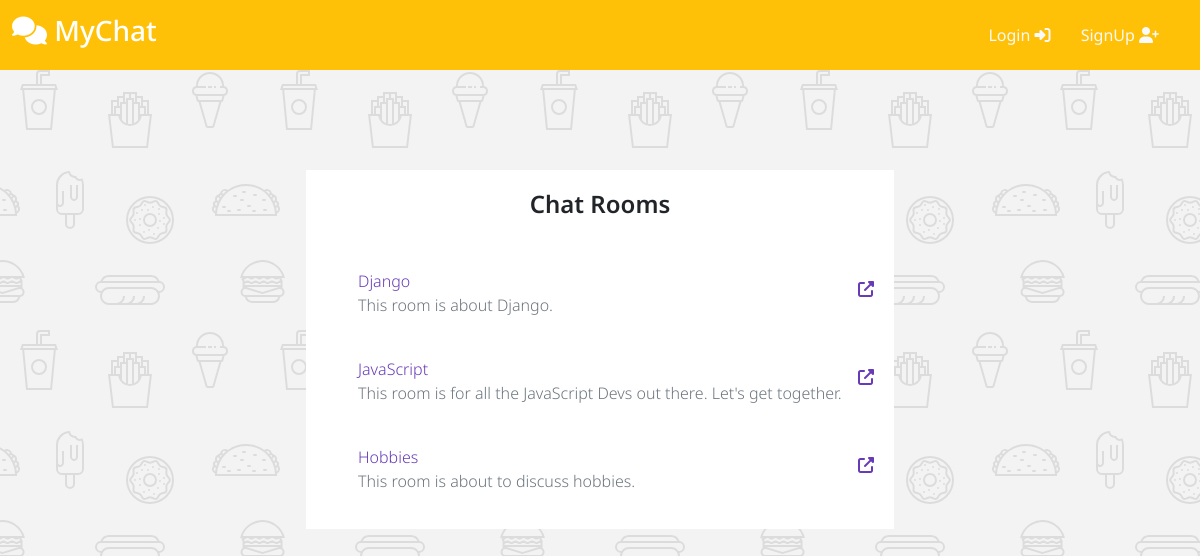
Page /rooms/ on the earlier database version.
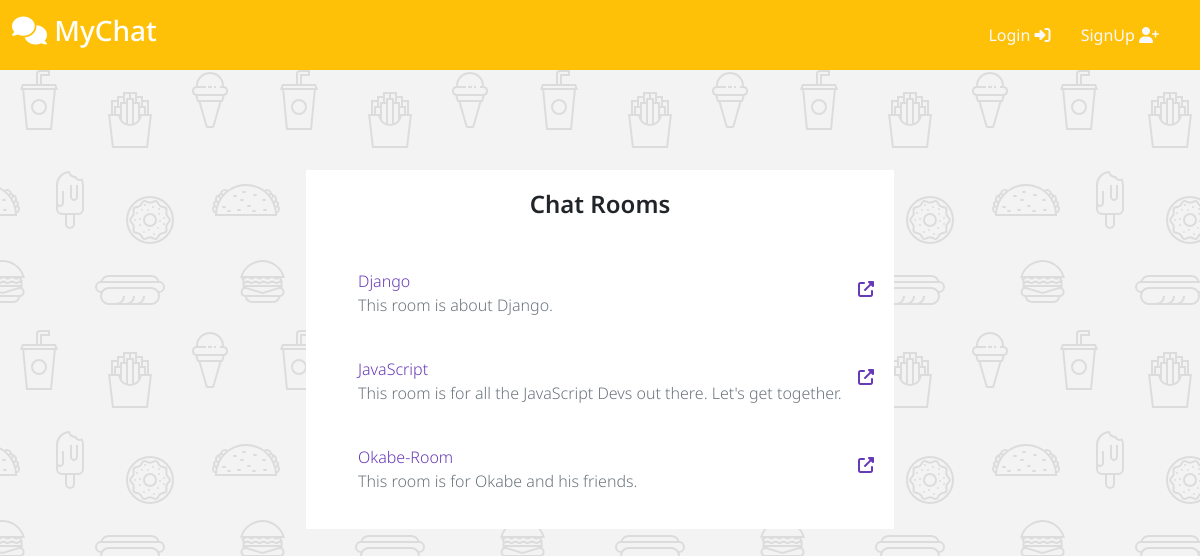
Same page on the later database version.
### room/models.py (models this page shows, shortened)
class Room(models.Model):
    room_id = models.AutoField(primary_key=True)
    room_name = models.CharField(
        max_length=256, unique=True, validators=[validate_room_name])
    owner_id = models.ForeignKey(
        User,
        on_delete=models.CASCADE
    )
    room_desc = models.TextField()

### room/views.py (the view)
# urls.py: path('', ListRoom.as_view(), name='list-rooms'),
class ListRoom(View):
    def get(self, request, *args, **kwargs):
        rooms = Room.objects.all()
        return render(request, 'room/list-rooms.html', {
            'rooms': rooms
        })

### room/templates/room/list-rooms.html (shortened to what this page needs)
{% extends 'base.html' %}
{% load static %}
{% block links %}
<link href="https://maxcdn.bootstrapcdn.com/font-awesome/4.7.0/css/font-awesome.min.css" rel="stylesheet" />
<link rel="stylesheet" href="{% static 'css/list-rooms.css' %}">
{% endblock links %}
{% block content %}
<div class="row d-flex justify-content-center mt-100 mb-100">
    <div class="col-lg-6">
       <div class="card">
           <div class="card-body text-center">
               <h4 class="card-title m-b-0">Chat Rooms</h4>
           </div>
           <ul class="list-style-none">
               {% for room in rooms %}
                <li class="d-flex no-block card-body">
                    <div>
                        <a href="{% url 'room' room_name=room.room_name  %}" class="m-b-0 font-medium p-0" data-abc="true">{{ room.room_name }}</a>
                        <span class="text-muted">{{ room.room_desc }} </span>
                    </div>
                    <div class="ms-auto">
                        <div class="tetx-right">
                            <a href="{% url 'room' room_name=room.room_name  %}"><i class="fa-solid fa-up-right-from-square"></i></a>
                        </div>
                    </div>
                </li>
               {% endfor %}
           </ul>
       </div>
   </div>
   </div>
{% endblock content %}

### templates/base.html (shortened to what this page needs)
{% load static %}
<!doctype html>
<html lang="en">
  <head>
    <link rel="stylesheet" href="https://use.fontawesome.com/releases/v5.7.2/css/all.css">
    <link href="https://cdn.jsdelivr.net/npm/bootstrap@5.0.2/dist/css/bootstrap.min.css" rel="stylesheet">
    <link rel="stylesheet" href="https://cdnjs.cloudflare.com/ajax/libs/font-awesome/6.1.1/css/all.min.css" />
    {% block links %}{% endblock links %}
    <link rel="stylesheet" href="{% static 'css/base.css' %}">
  </head>
  <body>
    {% include 'navbar.html' %}
    {% block content %}
    {% endblock content %}
  </body>
</html>

### templates/navbar.html
<nav class="navbar navbar-expand-lg navbar-dark bg-warning" id="navbar">
    <div class="container-fluid">
      <a class="navbar-brand" href="{% url 'list-rooms' %}"><h3><i class="fa-solid fa-comments"></i> MyChat</h3></a>
      <div class="d-flex align-items-center me-2">
        <div class="m-2 ms-0">
            <div class="dropdown">
              {% if user.is_authenticated %}
                <a class="btn btn-warning text-light dropdown-toggle fs-normal" role="button" id="dropdownMenuLink" data-bs-toggle="dropdown" aria-expanded="false">
                  {{user.username|title}}
                </a>
                <ul class="dropdown-menu dropdown-menu-end" aria-labelledby="dropdownMenuLink">
                  <li><a class="dropdown-item" href="{% url 'create-room' %}">Create New Room</a></li>
                  <li><a class="dropdown-item" href="">Change Password</a></li>
                  <li><hr class="dropdown-divider"></li>
                  <li><a class="dropdown-item" href="{% url 'logout' %}">Logout</a></li>
              </ul>
              {% else %}
              <a href="{% url 'login' %}" class="btn btn-warning text-light">Login  <i class="fa-solid fa-right-to-bracket"></i></a>
              <a href="{% url 'register' %}" class="btn btn-warning text-light">SignUp  <i class="fa-solid fa-user-plus"></i></a>
              {% endif %}
            </div>
        </div>
      </div>
    </div>
  </nav>

### room/static/css/list-rooms.css (style rules this page uses)
.mt-100 { margin-top: 100px; }
.tetx-right { display: flex; flex-direction: row; }
.mb-100 { margin-bottom: 100px; }
.card { position: relative; display: -webkit-box; display: -ms-flexbox; display: flex; -webkit-box-orient: vertical; -webkit-box-direction: normal; -ms-flex-direction: column; flex-direction: column; min-width: 0; word-wrap: break-word; background-color: #fff; background-clip: border-box; border: 0px solid transparent; border-radius: 0px; }
.card-body { -webkit-box-flex: 1; -ms-flex: 1 1 auto; flex: 1 1 auto; padding: 1.25rem; }
.card .card-title { position: relative; font-weight: 600; margin-bottom: 10px; }
ul.list-style-none li { list-style: none; }
ul.list-style-none li a { color: #673AB7; padding: 8px 0px; display: block; text-decoration: none; }

### static/css/base.css (style rules this page uses)
.navbar { font-family: 'Noto Sans', sans-serif; font-weight: 800; }
body { background-color: #f3f3f3; overflow-x: hidden; font-weight: 300; font-family: 'Noto Sans', sans-serif !important }

Differences in the rows shown:
removed Room: room_name "Hobbies", room_desc "This room is about to discuss hobbies."
added Room: room_name "Okabe-Room", room_desc "This room is for Okabe and his friends."
